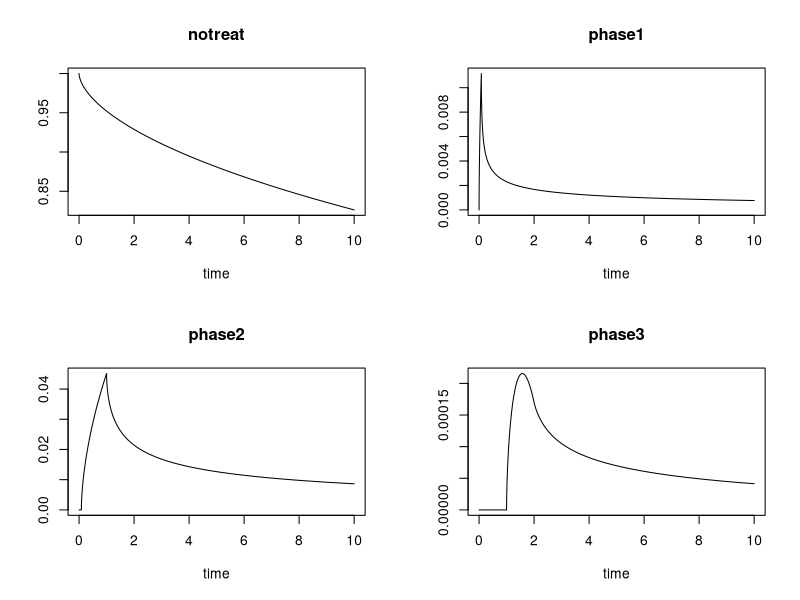
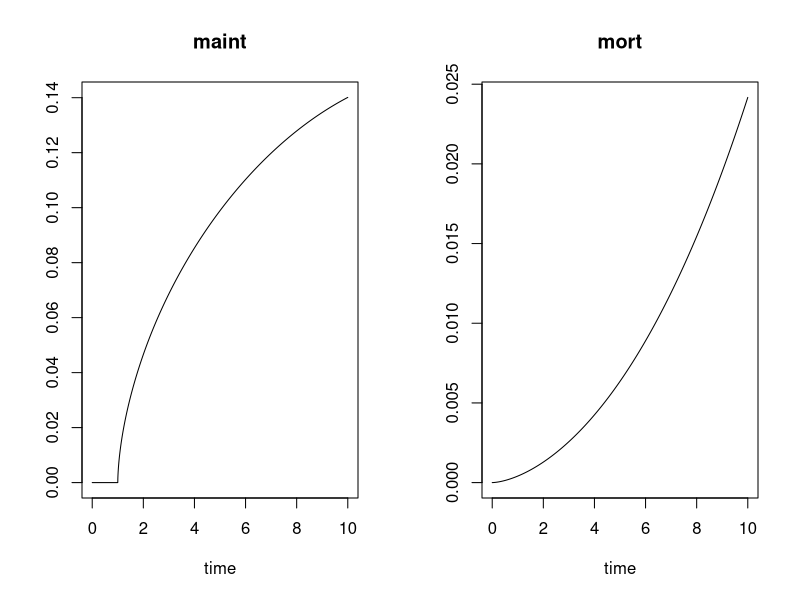

The R script that drew these images, in order:
## ---- chunk 1
knitr::opts_chunk$set(echo = TRUE)
## ---- chunk 2
library(deSolve)

###################################
# Main model parameters
params = list(
    vPREDICTsens = 0.23,
    vPREDICTspec = 0.93,
    vProbabilityRead       = 1.00, # probability of physician using test results
    vProbabilityReactive   = 1.00, # Under reactive, probability of ordering test
    vProbabilityDAPTSwitch = 0.55, # Source: VUMC PREDICT DATA

    # Population-Level Allele Frequency Distribution
    vCYP2C19.Poor    = 0.21, # (0.15-0.40)
  
    # Indication Paramters (Weibull) source: VUMC data -- files is ./reference/WCS_KM_Distribution_Generation.pdf
    vDAPTShape = 0.59,
    vDAPTScale = 60475.53,
  
    # Stent Thrombosis: Event Rates and Relative Risks
    
    # Relative Risk of ST for patients with loss of function allele who are treated with 
    # Clopidogrel.
    vRR.ST.LOF = 1.75, #(1.50-2.03) High Discrimination Scenario =  2.81 (1.81-4.37)
    
    # The Stent Thrombosis Risks are drawn from a piecewise exponential with the following
    # durations and rates. 
    vRiskST30    = 0.0150, # (0.010-0.020)
    vRiskST365   = 0.0060, # (0.003-0.009)
    vRiskSTgt365 = 0.0022, # (0.001-0.003)
  
    vRR.ST.Alternate = 0.75,
    vRR.ST.Aspirin   = 1.29,

    vST.Case.Fatality = 0.20, #(15-30)
    vPrCABG.ST = 0.10,  # WHAT IS SOURCE?  CAN'T FIND IN ANNALS PAPER...

    # Myocardial Infarction: Event Rates and Relative Risks
    vRiskMI = 0.035, #(0.013-0.097)
    vRR.MI.Alternate =0.84, # (0.75-0.95)
    vPrCABG.MI = 0.08, # (4-12)
    vPrPCI.MI = 0.55, # (45-65)

    # Revascularization
    vRiskRV365   = 0.10, # (0.05-0.15)
    vRiskRVgt365 = 0.03, # (0.02-0.04)
    vPrCABG.RV   = .25, # (15-35)

    # Bleeding FIXME!!!
    vRiskBleed = 0,
    vRiskBleedFatal = 0,
    vRR.Alternative = 0,
    vRR.Fatal.Alternative = 0,
  
    vRiskCABGTIMImajor = 0.022, # (0.013-0.031) 
    vRR.RiskCABGTIMImajor.Alternate = 1.08, # (0.85-1.36)

    vRR.MI.LOF = 1.48, #(1.05-2.07) High Discrimination Scenario = 1.45 (1.09-1.92)
    vRR.Mort.LOF = 1.28, #(0.95-1.73) #Not sure how to use this one
    vRR.Bleed.LOF = 0.84, # (0.75-1.00)
  
    disc_rate = 0.03
)
## ---- chunk 3

# This take a percent rate over a timeframe and returns the
# instantaneous exponential rate
inst_rate <- function(percent, timeframe)
{
  - log(1-percent) / timeframe
}

# Estimated Vanderbilt Secular Death first 10 years See:Secular.html
drate <- function(t) inst_rate(0.01272623*exp(0.0940359*t), 1)

# Compute rate exposure for delay differential usage
F_drate <- Vectorize(function(t, years) {
  integrate(drate, lower=max(t-years, 0), upper=min(t, 100))$value
})
## ---- chunk 4

pcirate <- function(t)
{
  rep(0.01, length(t))
}

F_pcirate <- function(t)
{
  integrate(pcirate, lower=max(t-1, 0), upper=min(t, 100))$value
}
## ---- chunk 5
###################################
# Numerical Delay Differential Equation
Clopidogrel <- function(t, y, params)
{
  with(as.list(c(y, params)), {

    r_d <- drate(t)
    
    # Start of therapy Weibull rate
    # Start of therapy Weibull rate
    scale <- params$vDAPTScale/365
    shape <- params$vDAPTShape
    incoming <- if (t <= 0)     0 else notreat*shape * t^(shape - 1) / scale^shape

    # Starting 2nd 11 month phase of therapy (basically, minus mortality)
    start2   <- if (t < 30/365) 0 else lagderiv(t-30/365, 2)*exp(-F_drate(t, 30/365))
    # Available at end of 12 months of therapy (phase1+phase2) minus mortality
    avail3   <- if (t < 1)      0 else lagderiv(t-335/365,3)*exp(-F_drate(t, 335/365))
    # Those that finished therapy (minus PCI for last year)
    finish   <- avail3*exp(-F_pcirate(t))
    # Those that restart and continue therapy due to PCi
    start3   <- avail3 - finish
    
    # Those that finished 2nd therapy
    finish2  <- if (t < 1) 0 else lagderiv(t-1, 4)*exp(-F_drate(t, 1))

    list(c(
            notreat = -incoming,
            p1entry = incoming,
            p2entry = start2,
            restart = pcirate(t)*(phase1+phase2),
            phase1  = incoming - r_d*phase1 - start2,
            phase2  = start2   - r_d*phase2 - avail3,
            phase3  = start3   - r_d*phase3 - finish2,
            maint   = finish   - r_d*maint  + finish2,
            mort    = r_d*(phase1+phase2+phase3+maint),
            disc    = -disc_rate*disc            # Simple discount rate
          )
    )
  })
}
## ---- chunk 6

yinit <- c(notreat=1, p1entry=0, p2entry=0,
           restart=0, phase1=0,  phase2=0,
           phase3=0,  maint=0,   mort=0, 
           disc=1)
# units of years, increments of days
times <- seq(0, 10, by=1/365)

# Run the simulation
system.time(out <- dede(yinit, times, Clopidogrel, params))

# Check sensibility, i.e. all occupancy buckets sum to 1
# If this sums to 1 then no individual was created or lost in the model
all(abs(rowSums(out[,c('notreat','phase1','phase2', 'phase3', 'maint', 'mort')]) - 1) < 1e-8)
## ---- chunk 7
x <- out[,c("time", "notreat", "phase1", "phase2", "phase3")]
class(x) <- c("deSolve", "matrix")
plot(x)
## ---- chunk 8
x <- out[,c("time", "maint", "mort")]
class(x) <- c("deSolve", "matrix")
plot(x)
